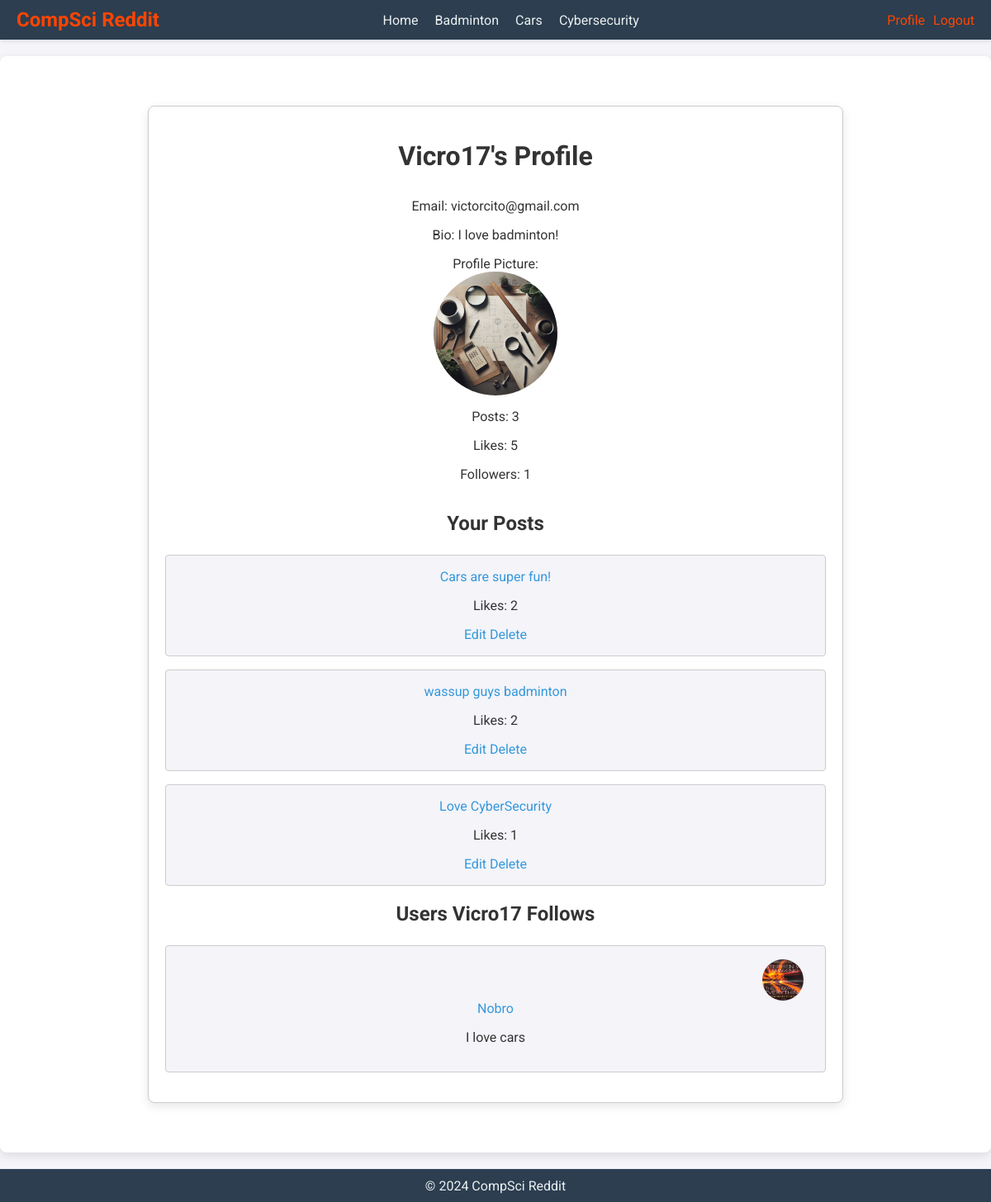
Screenshot of /profile/1 (signed in) with the database file from the repository.
### tables this page shows
CREATE TABLE users (
    id INTEGER PRIMARY KEY AUTOINCREMENT,
    username TEXT NOT NULL UNIQUE,
    email TEXT NOT NULL UNIQUE,
    password_hash TEXT NOT NULL,
    created_at DATETIME NOT NULL DEFAULT CURRENT_TIMESTAMP,
    profile_picture TEXT,
    bio TEXT
);

CREATE TABLE posts (
    id INTEGER PRIMARY KEY AUTOINCREMENT,
    user_id INTEGER NOT NULL,
    title TEXT NOT NULL,
    content TEXT NOT NULL,
    created_at DATETIME NOT NULL DEFAULT CURRENT_TIMESTAMP,
    updated_at DATETIME,
    image_url TEXT,
    topic TEXT NOT NULL CHECK (topic IN ('BADMINTON', 'CARS', 'CYBERSECURITY')),
    FOREIGN KEY (user_id) REFERENCES users(id)
);

### app.py (the view)
@app.route('/profile/<int:user_id>', methods=['GET', 'POST'])
@login_required
def profile(user_id):
    user = get_user_by_id(user_id)
    if not user:
        flash('No user found with that id.', 'danger')
        return redirect(url_for('home'))
    posts = get_posts_by_user_id(user_id)
    post_count = len(posts)
    like_count = sum(post['like_count'] for post in posts)
    follower_count = len(get_followed_users(user_id))
    follows = get_followed_users(user_id)
    return render_template('profile.html', user=user, posts=posts, post_count=post_count, like_count=like_count, follower_count=follower_count, follows=follows)

### app.py (called while the page is built)
@login_manager.user_loader
def load_user(user_id):
    user_data = db_worker.search(f"SELECT * FROM users WHERE id = {user_id}")
    if user_data:
        return User(*user_data[:4])
    return None

    @property
    def is_active(self):
        return True

### helpers.py (called while the page is built)
def get_user_by_id(user_id):
    user_data = db_worker.search(f"SELECT * FROM users WHERE id = {user_id}")
    if user_data:
        return {
            'id': user_data[0],
            'username': user_data[1],
            'email': user_data[2],
            'profile_picture': user_data[5],
            'bio': user_data[6]
        }
    return None

def get_posts_by_user_id(user_id):
    posts_data = db_worker.search(f"""
        SELECT posts.*,
               (SELECT COUNT(*) FROM likes WHERE likes.post_id = posts.id) AS like_count
        FROM posts
        WHERE user_id = {user_id}
    """, multiple=True)
    posts = []
    for post_data in posts_data:
        post = transform_post_data(post_data)
        post['user'] = get_user_by_id(post['user_id'])
        post['comments'] = get_comments_by_post_id(post['id'])
        posts.append(post)
    return posts

def get_comments_by_post_id(post_id):
    comments_data = db_worker.search(f"SELECT * FROM comments WHERE post_id = {post_id}", multiple=True)
    comments = []
    for comment_data in comments_data:
        comment = {
            'id': comment_data[0],
            'post_id': comment_data[1],
            'user_id': comment_data[2],
            'content': comment_data[3],
            'created_at': comment_data[4],
            'updated_at': comment_data[5]
        }
        comment['user'] = get_user_by_id(comment['user_id'])
        comments.append(comment)
    return comments

def transform_post_data(post_data):
    created_at = post_data[4]
    updated_at = post_data[5]
    if created_at is not None:
        created_at = datetime.strptime(created_at, '%Y-%m-%d %H:%M:%S')
    if updated_at is not None:
        updated_at = datetime.strptime(updated_at, '%Y-%m-%d %H:%M:%S')
    return {
        'id': post_data[0],
        'user_id': post_data[1],
        'title': post_data[2],
        'content': post_data[3],
        'created_at': created_at,
        'updated_at': updated_at,
        'image_url': post_data[6],
        'topic': post_data[7],
        'like_count': post_data[8] if len(post_data) > 8 else 0
    }

### templates/profile.html (shortened to what this page needs)
{% extends "base.html" %}
{% block content %}
<div class="profile-container">
    <h1>{{ user.username }}'s Profile</h1>
    <p>Email: {{ user.email }}</p>
    <p>Bio: {{ user.bio }}</p>
    <p>Profile Picture:
        {% if user.profile_picture %}
            <img src="/{{ user.profile_picture }}" alt="User's profile picture">
        {% else %}
            No profile picture
        {% endif %}
    </p>
    <p>Posts: {{ post_count }}</p>
    <p>Likes: {{ like_count }}</p>
    <p>Followers: {{ follower_count }}</p>
    <h2>Your Posts</h2>
    {% if posts %}
        <ul>
            {% for post in posts %}
                <li>
                    <a href="{{ url_for('view_post', post_id=post.id) }}">{{ post.title }}</a>
                    <p>Likes: {{ post.like_count }}</p>
                    <span>
                        <a href="{{ url_for('edit_post', post_id=post.id) }}">Edit</a>
                        <a href="{{ url_for('delete_post', post_id=post.id) }}" onclick="return confirm('Are you sure?');">Delete</a>
                    </span>
                </li>
            {% endfor %}
        </ul>
    {% else %}
        <p>You have no posts. <a href="{{ url_for('create_post') }}">Create a new post</a></p>
    {% endif %}
    <h2>Users {{ user.username }} Follows</h2>
    {% if follows %}
        <ul>
            {% for follow in follows %}
                <li>
                    {% if follow.profile_picture %}
                        <img src="/{{ follow.profile_picture }}" alt="{{ follow.username }}'s profile picture" style="width: 50px; height: 50px; border-radius: 50%; margin-right: 10px;">
                    {% else %}
                        <img src="{{ url_for('static', filename='images/default_profile.png') }}" alt="Default profile picture" style="width: 50px; height: 50px; border-radius: 50%; margin-right: 10px;">
                    {% endif %}
                    <a href="{{ url_for('profile', user_id=follow.id) }}">{{ follow.username }}</a>
                    <p>{{ follow.bio }}</p>
                </li>
            {% endfor %}
        </ul>
    {% else %}
        <p>{{ user.username }} is not following any users.</p>
    {% endif %}
</div>
{% endblock %}

### static/style.css (style rules this page uses)
body { font-family: 'Roboto', sans-serif; margin: 0; padding: 0; background-color: #f4f4f9; color: #333; }

### templates/profile.html (style rules this page uses)
.profile-container { max-width: 800px; margin: 40px auto; padding: 20px; border: 1px solid #ccc; border-radius: 8px; background-color: #ffffff; box-shadow: 0 4px 12px rgba(0, 0, 0, 0.1); text-align: center; }
.profile-container h1, .profile-container p, .profile-container h2 { margin-bottom: 1em; color: #333; }
.profile-container img { max-width: 150px; border-radius: 50%; display: block; margin: 0 auto; }
ul { list-style-type: none; padding: 0; }
ul li { margin-bottom: 1em; padding: 1em; border: 1px solid #ccc; border-radius: 4px; background-color: #f4f4f9; }
ul li a { text-decoration: none; color: #3498db; }

### rows the page displays
users: username "Vicro17", email "victorcito@gmail.com", bio "I love badminton!", profile_picture (picture)
posts: title "Cars are super fun!", like_count "2"
posts: title "wassup guys badminton", like_count "2"
posts: title "Love CyberSecurity", like_count "1"
users: profile_picture (picture), username "Nobro", bio "I love cars"

### other values shown
{{ post_count }} "3"
{{ like_count }} "5"
{{ follower_count }} "1"
